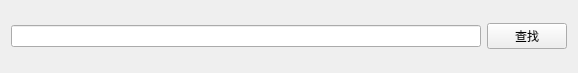
<?xml version="1.0" encoding="UTF-8"?>
<ui version="4.0">
 <class>Mysearch</class>
 <widget class="QWidget" name="Mysearch">
  <property name="geometry">
   <rect>
    <x>0</x>
    <y>0</y>
    <width>578</width>
    <height>73</height>
   </rect>
  </property>
  <property name="windowTitle">
   <string>Mysearch</string>
  </property>
  <layout class="QHBoxLayout" name="horizontalLayout">
   <item>
    <widget class="QLineEdit" name="btnText"/>
   </item>
   <item>
    <widget class="QPushButton" name="btnSearch">
     <property name="text">
      <string>查找</string>
     </property>
    </widget>
   </item>
  </layout>
 </widget>
 <layoutdefault spacing="6" margin="11"/>
 <resources/>
 <connections/>
</ui>
